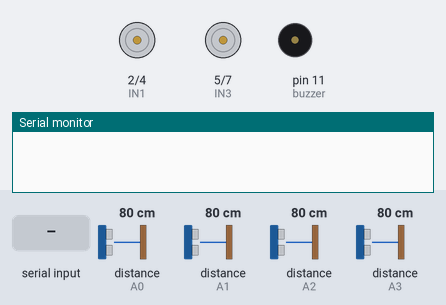
Bench run of a sketch on a simulated Arduino Uno, built with avr-gcc and run on an emulated ATmega328P. On the bench: motor-driver pin pairs drawn as motors (green arrow = first pin HIGH = forward, orange = second pin HIGH = backward, longer = more drive, scaled by the enable pin), buzzer (waves = sounding), the last lines printed to the serial monitor. The test bench sets the inputs (shaded band); at power-on: distance to the obstacle (sensors on A2, A0, A1, A3) 80 cm. The echo pulse lasts 58.3 µs per cm.

Above: at 1.2 s.
1.3 s: "a" received over Serial
At 1.9 s:
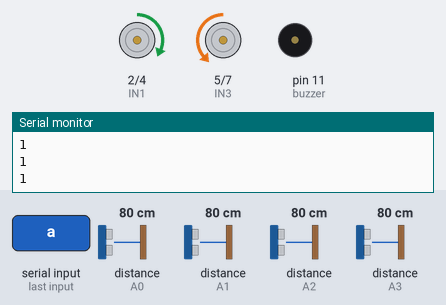
2.8 s: distance to the obstacle (sensor on A2) set to 22 cm
4.3 s: distance to the obstacle (sensor on A2) set to 18 cm
At 4.45 s:
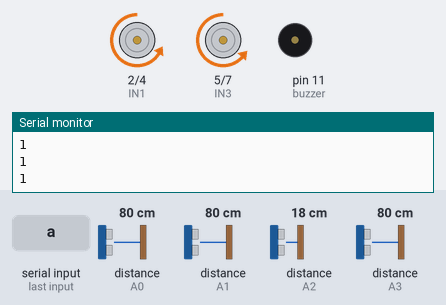
At 6.2 s:
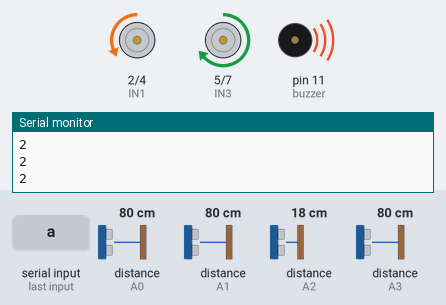
Timing chart, 0 to 7.7 s (numbered marks = the images above; inputs shaded):
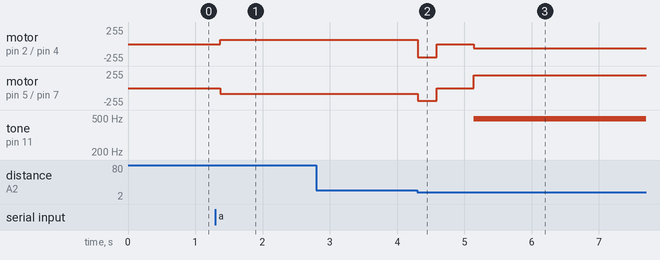

Measured:
- the behaviour switches between 21 and 20 cm on distance to the obstacle (sensor on A2) (found by bisection; images 1 and 2)
- after the input at 1.3 s, motor on pin 2 (IN1) / pin 4 (IN2): stopped → forward 65/255 after 0.07 s; motor on pin 5 (IN3) / pin 7 (IN4): stopped → backward 85/255 after 0.07 s
- after the input at 4.3 s, motor on pin 2 (IN1) / pin 4 (IN2): forward 65/255 → backward 200/255 at once, → stopped 0.28 s later, → backward 65/255 0.56 s later; motor on pin 5 (IN3) / pin 7 (IN4): backward 85/255 → backward 190/255 at once, → stopped 0.28 s later, → forward 190/255 0.56 s later; tone on pin 11 (buzzer): silent → 490 Hz after 0.84 s

The sketch:

Parking.ino
```cpp
#include <Arduino_FreeRTOS.h>

const int ENA = 3;
const int IN1 = 2;
const int IN2 = 4;
const int IN3 = 5;
const int IN4 = 7;
const int ENB = 6;
const int buzzer = 11;
#define echoPinForward A3
#define trigPinForward 12

#define echoPinRightForward A2
#define trigPinRightForward 10

#define echoPinRightBackward A1
#define trigPinRightBackward 9


#define echoPinBackward A0
#define trigPinBackward 8

void car(void *pvParameters);

void carSetup(){
  pinMode (ENA, OUTPUT);
  pinMode (IN1, OUTPUT);
  pinMode (IN2, OUTPUT);
  pinMode (IN3, OUTPUT);
  pinMode (IN4, OUTPUT);
  pinMode (ENB, OUTPUT);
  pinMode(buzzer,OUTPUT);
}

void sensorsSetup(){
  pinMode(trigPinForward, OUTPUT);
  pinMode(echoPinForward, INPUT);

  pinMode(trigPinRightForward, OUTPUT);
  pinMode(echoPinRightForward, INPUT);

  pinMode(trigPinRightBackward, OUTPUT);
  pinMode(echoPinRightBackward, INPUT);

    pinMode(trigPinBackward, OUTPUT);
  pinMode(echoPinBackward, INPUT);
}


void setup() {
    carSetup();
  sensorsSetup();
  Serial.begin(9600);
  xTaskCreate(car, "CarParking",1000,NULL,1,NULL);
  // put your setup code here, to run once:

}

int state = 0;
bool v = false;
bool SC = false;
int l1 =255;
int l2 = 155;
int l3 = 70;


void park(){
  if(state==1){
    Serial.println(1);
    if(v){

      if((readRightForwardSensor()<20)){
        right();
        delay(280);
        stopCar();
        delay(500);
        v=false;
        state=2;
      }
      else{
        forward();
      }
    }
    else{
      if((readRightForwardSensor()>=20)&&(readRightBackwardSensor()>=20)){
        v=true;
      }
      forward();

    }


  }
  else if(state == 2){
    int d =readBackwardSensor();
    int volume = (int)((d*255)/7.0);
    if(volume>l2){
      volume = l3;
    }
    else if(volume>l1){
      volume = l2;
    }
    else{
      volume = l1;
    }
    analogWrite(buzzer, volume);
    Serial.println(2);
    if(d<7){
      stopCar();
      delay(200);
      analogWrite(buzzer, 0);
      left();
      delay(260);
      stopCar();
      delay(200);
      state=3;
      }
      else{
         backward();
      }


  }
  else if(state ==3){
    Serial.println(3);
    if(readForwardSensor()<7){
      stopCar();
      delay(200);
      state=0;
    }
    else{
      forward();
    }


  }
  else{
    //Serial.println(5);
    if(!SC){
      stopCar();

      SC=true;
    }
    if(Serial.available()>0&&Serial.read()==97){
          state = 1;
          SC=false;
      }


  }
   delay(50);
}

void loop() {

  // put your main code here, to run repeatedly:

}
void forward(){
  if(readForwardSensor()>7){
      analogWrite(ENA,65);
      analogWrite(ENB,85);
      digitalWrite(IN1,HIGH);
      digitalWrite(IN2,LOW);
      digitalWrite(IN4,HIGH);
      digitalWrite(IN3,LOW);
  }
  else{
    stopCar();

  }

}
void backward(){
      analogWrite(ENA,65);
      analogWrite(ENB,85);
      digitalWrite(IN1,LOW);
      digitalWrite(IN2,HIGH);
      digitalWrite(IN4,LOW);
      digitalWrite(IN3,HIGH);


}

void right(){
  analogWrite(ENA,200);
  analogWrite(ENB,190);
  digitalWrite(IN1,LOW);
  digitalWrite(IN2,HIGH);
  digitalWrite(IN4,HIGH);
  digitalWrite(IN3,LOW);
}

void left(){
  analogWrite(ENA,200);
  analogWrite(ENB,190);
  digitalWrite(IN1,HIGH);
  digitalWrite(IN2,LOW);
  digitalWrite(IN4,LOW);
  digitalWrite(IN3,HIGH);
}
void stopCar(){
    analogWrite(ENA,0);
  analogWrite(ENB,0);
  digitalWrite(IN1,LOW);
  digitalWrite(IN2,LOW);
  digitalWrite(IN4,LOW);
  digitalWrite(IN3,LOW);
}

int readForwardSensor(){
  digitalWrite(trigPinForward, LOW);
  delayMicroseconds(2);

  digitalWrite(trigPinForward, HIGH);
  delayMicroseconds(10);
  digitalWrite(trigPinForward, LOW);
  // Reads the echoPin, returns the sound wave travel time in microseconds
  long duration = pulseIn(echoPinForward, HIGH);
  // Calculating the distance
  int distance = duration * 0.034 / 2; // Speed of sound wave divided by 2 (go and back)
  return distance;

}
int readRightForwardSensor(){
  digitalWrite(trigPinRightForward, LOW);
  delayMicroseconds(2);

  digitalWrite(trigPinRightForward, HIGH);
  delayMicroseconds(10);
  digitalWrite(trigPinRightForward, LOW);
  // Reads the echoPin, returns the sound wave travel time in microseconds
  long duration = pulseIn(echoPinRightForward, HIGH);
  // Calculating the distance
  int distance = duration * 0.034 / 2; // Speed of sound wave divided by 2 (go and back)
  return distance;

}

int readRightBackwardSensor(){
  digitalWrite(trigPinRightBackward, LOW);
  delayMicroseconds(2);

  digitalWrite(trigPinRightBackward, HIGH);
  delayMicroseconds(10);
  digitalWrite(trigPinRightBackward, LOW);
  // Reads the echoPin, returns the sound wave travel time in microseconds
  long duration = pulseIn(echoPinRightBackward, HIGH);
  // Calculating the distance
  int distance = duration * 0.034 / 2; // Speed of sound wave divided by 2 (go and back)
  return distance;

}

int readBackwardSensor(){
  digitalWrite(trigPinBackward, LOW);
  delayMicroseconds(2);

  digitalWrite(trigPinBackward, HIGH);
  delayMicroseconds(10);
  digitalWrite(trigPinBackward, LOW);
  // Reads the echoPin, returns the sound wave travel time in microseconds
  long duration = pulseIn(echoPinBackward, HIGH);
  // Calculating the distance
  int distance = duration * 0.034 / 2; // Speed of sound wave divided by 2 (go and back)
  return distance;

}
void car(void *pvParameters){
  while(1){
     park();
  }

}
```
